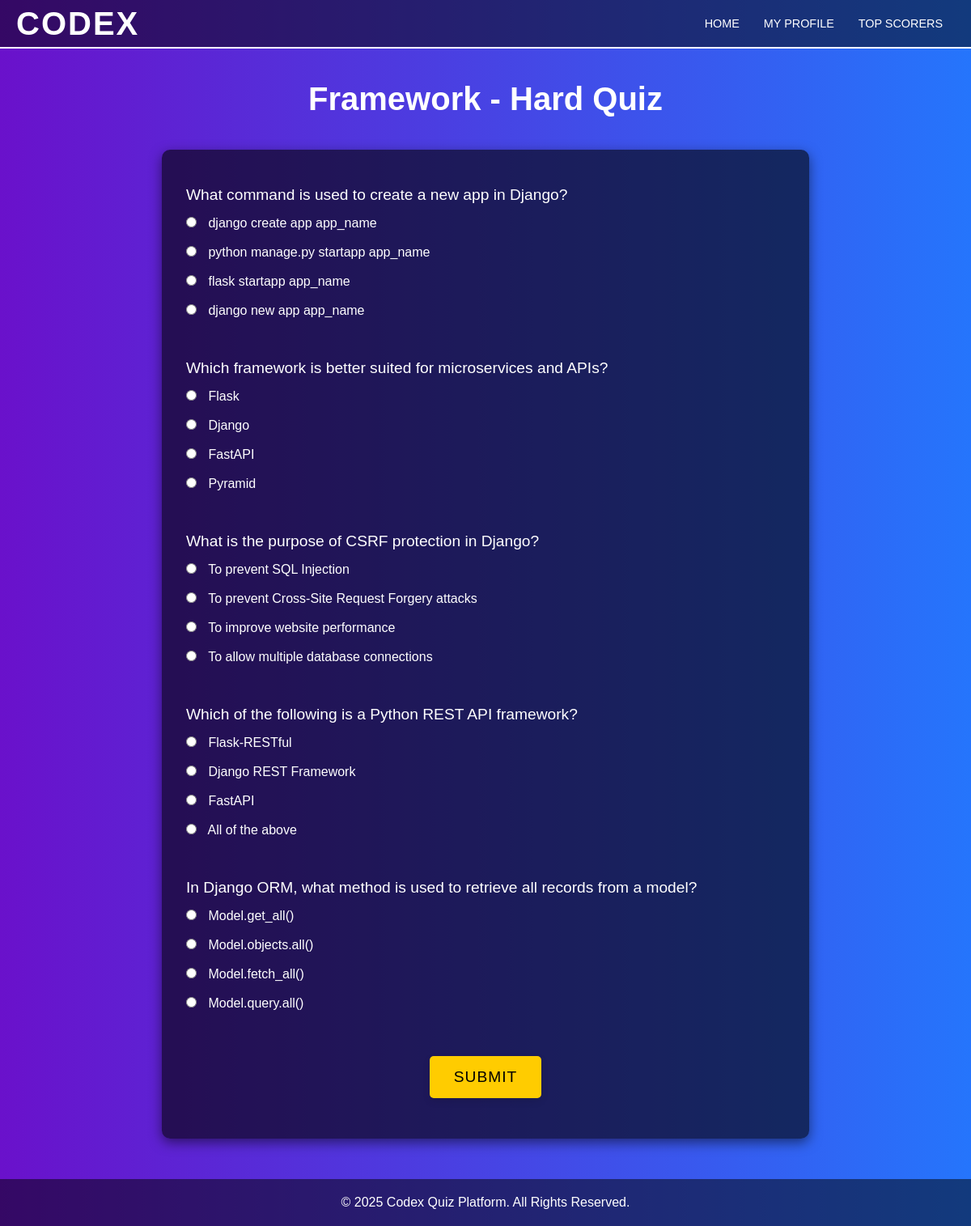
The app's page /quiz/3/3/ (signed in) with its own data.
### quiz/models.py (models this page shows, shortened)
class QuizCategory(models.Model):
    name = models.CharField(max_length=100)

class DifficultyLevel(models.Model):
    name = models.CharField(max_length=20)

class Question(models.Model):
    category = models.ForeignKey(QuizCategory, on_delete=models.CASCADE)
    difficulty = models.ForeignKey(DifficultyLevel, on_delete=models.CASCADE)
    question_text = models.TextField()
    option1 = models.CharField(max_length=255)
    option2 = models.CharField(max_length=255)
    option3 = models.CharField(max_length=255)
    option4 = models.CharField(max_length=255)
    correct_option = models.IntegerField()

### quiz/views.py (the view, shortened to what this page needs)
# urls.py: path('quiz/<int:category_id>/<int:difficulty_id>/', views.quiz, name='quiz'),
@login_required
def quiz(request, category_id, difficulty_id):
    category = QuizCategory.objects.get(id=category_id)
    difficulty = DifficultyLevel.objects.get(id=difficulty_id)
    questions = Question.objects.filter(category=category, difficulty=difficulty)
    return render(request, 'quiz.html', {'category': category, 'difficulty': difficulty, 'questions': questions})

### templates/quiz.html (shortened to what this page needs)
<!DOCTYPE html>
<html lang="en">
<head>
    {% load static %}
    <link rel="stylesheet" href="{% static 'css/quiz.css' %}">
</head>
<body>
    <header>
        <div class="logo">
            <h1>CODEX</h1>
        </div>
        <nav>
            <ul>
                <li><a href="{% url 'home' %}">Home</a></li>
                <li><a href="{% url 'profile' %}">My Profile</a></li>
                <li><a href="{% url 'top_scorers' %}">Top Scorers</a></li>
            </ul>
        </nav>
    </header>
    <h1>{{ category.name }} - {{ difficulty.name }} Quiz</h1>
    <form method="POST">
        {% for question in questions %}
            <p>{{ question.question_text }}</p>
            <input type="radio" name="question_{{ question.id }}" value="1"> {{ question.option1 }}<br><br>
            <input type="radio" name="question_{{ question.id }}" value="2"> {{ question.option2 }}<br><br>
            <input type="radio" name="question_{{ question.id }}" value="3"> {{ question.option3 }}<br><br>
            <input type="radio" name="question_{{ question.id }}" value="4"> {{ question.option4 }}<br><br><br>
        {% endfor %}
        <button type="submit">Submit</button>
    </form><br><br><br><br><br><br>
    <footer>
        <p>&copy; 2025 Codex Quiz Platform. All Rights Reserved.</p>
    </footer>
</body>
</html>

### static/css/quiz.css (style rules this page uses)
* { margin: 0; padding: 0; box-sizing: border-box; }
body { font-family: Arial, sans-serif; background: linear-gradient(to right, #6a11cb, #2575fc); color: #fff; min-height: 100vh; }
header { display: flex; justify-content: space-between; align-items: center; padding: 5px 20px; background-color: rgba(0, 0, 0, 0.5); border-bottom: 2px solid #fff; height: 60px; position: sticky; top: 0; z-index: 1000; }
header .logo h1 { font-size: 2.5em; letter-spacing: 2px; }
nav ul { list-style-type: none; display: flex; }
nav ul li { margin: 0 15px; }
nav ul li a { text-decoration: none; color: #fff; font-size: 0.9em; font-weight: 500; text-transform: uppercase; transition: color 0.3s; }
h1 { text-align: center; font-size: 2.5em; margin: 40px 0; color: #fff; }
form { max-width: 800px; margin: 0 auto; background-color: rgba(0, 0, 0, 0.6); padding: 30px; border-radius: 10px; box-shadow: 0 5px 15px rgba(0, 0, 0, 0.5); }
form p { font-size: 1.2em; margin: 15px 0; }
input[type="radio"] { margin-right: 10px; }
button { background-color: #ffcc00; color: black; font-size: 1.2em; padding: 15px 30px; border: none; border-radius: 5px; cursor: pointer; text-transform: uppercase; letter-spacing: 1px; box-shadow: 0 4px 10px rgba(0, 0, 0, 0.1); transition: background 0.3s, transform 0.3s; display: block; margin: 20px auto; }
footer { text-align: center; padding: 20px; background-color: rgba(0, 0, 0, 0.5); position: fixed; bottom: 0; width: 100%; color: #fff; }

### records on screen
QuizCategory: name "Framework"
DifficultyLevel: name "Hard"
Question: question_text "What command is used to create a new app in Django?", option1 "django create app app_name", option2 "python manage.py startapp app_name", option3 "flask startapp app_name", option4 "django new app app_name"
Question: question_text "Which framework is better suited for microservices and APIs?", option1 "Flask", option2 "Django", option3 "FastAPI", option4 "Pyramid"
Question: question_text "What is the purpose of CSRF protection in Django?", option1 "To prevent SQL Injection", option2 "To prevent Cross-Site Request Forgery attacks", option3 "To improve website performance", option4 "To allow multiple database connections"
Question: question_text "Which of the following is a Python REST API framework?", option1 "Flask-RESTful", option2 "Django REST Framework", option3 "FastAPI", option4 "All of the above"
Question: question_text "In Django ORM, what method is used to retrieve all records from a model?", option1 "Model.get_all()", option2 "Model.objects.all()", option3 "Model.fetch_all()", option4 "Model.query.all()"
